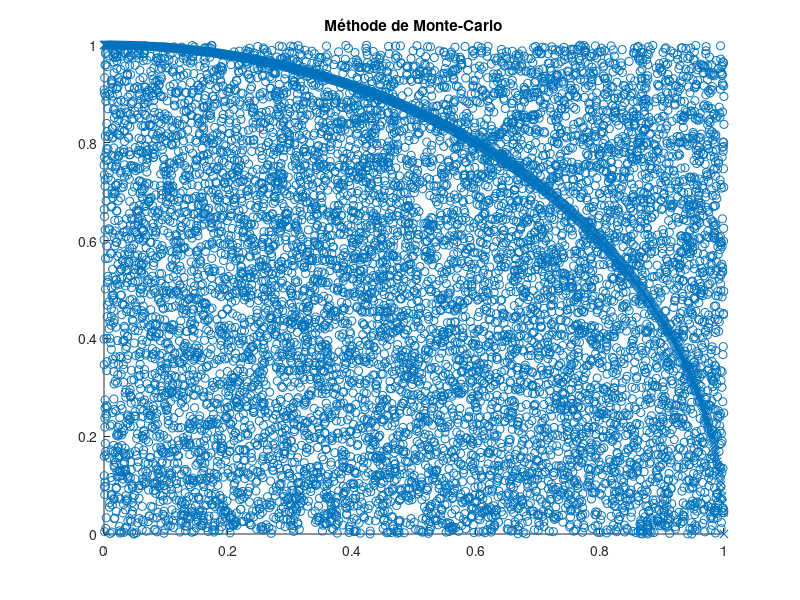

Write MATLAB code to recreate this figure.
clear variables;
close all;
%{
Programme qui traite de la méthode de monte carlo
%}

%Valeur des antécédants
x = linspace(0,1,1000);

%Fonctions anonymes de la partie 1
mitrailleuse = @(nb) rand(nb,2)
fonctioncercle = @(ant) sqrt(1-ant^2)

question = 1
switch question;
  case 1
    %j'ai défini fonctioncercle après pour les calculs
    y = sqrt(1-x.^2);
    nbtirs=10000
    tirs = mitrailleuse(nbtirs);    
    %=====Affichage=====
    figure(1); hold on;
    %trace le cercle
    plot(x,y,'x'); hold on;
    %trace les points
    scatter(tirs(:,1),tirs(:,2));
    title("Méthode de Monte-Carlo");
    %===================
    %=====Calculs=====
    touche=0
    %{
    Comme je n'utilise pas la même série
    de point pour faire mes tirs et mon cercle
    je vais devoir créer les images des antécédants
    utilisées par les tirs pour comparer
    
    On aurais pu utiliser la norme des points puisque
    on se base sur le point (0,0)
    %}
    for i=1:nbtirs
      if tirs(i,2) < fonctioncercle(tirs(i,1));
        touche=touche+1
      end
    end
    %=================
    %=====Resultats=====
    ppi = touche/nbtirs * 4;
    text1 = sprintf('Nombre total de points : %d', nbtirs);
    text2 = sprintf('Nombre de points dans le quadrant : %d', touche);
    text3 = sprintf('Valeur approximative de pi : %f', ppi);
    disp('APPROXIMATION DE PI (METHODE DE MONTE-CARLO)')
    disp(text1)
    disp(text2)
    disp(text3)
    %===================
    
  case 2
    
    
    
    
    
    
    
    
end
